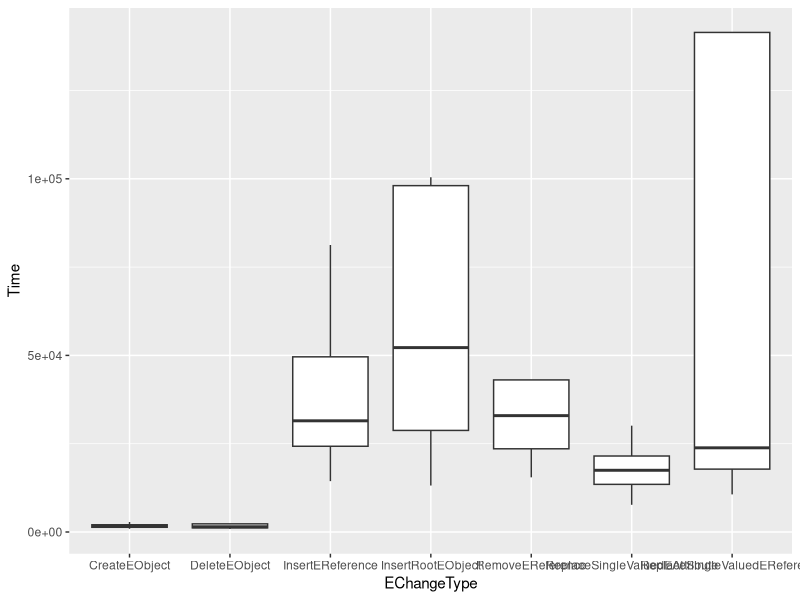

The R source for this figure:
library(ggplot2)
library(tidyverse)

distribution <- 
    read.csv(file = "./vsum/results.csv")

ggplot(distribution, aes(EChangeType, Time)) +
  geom_boxplot(outliers = FALSE)
